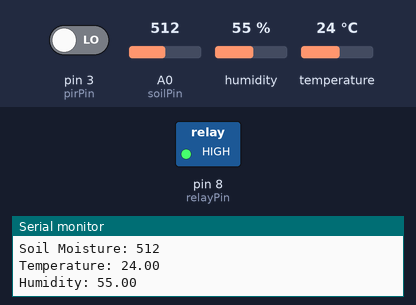
Bench run of a sketch on a simulated Arduino Uno, built with avr-gcc and run on an emulated ATmega328P. On the bench: switched loads named in the sketch (green lamp = pin HIGH), the last lines printed to the serial monitor. Inputs (shaded band) come from the test bench; at power-on: A0 (soilPin) = 512, pin 3 (pirPin) LOW, humidity 55 %, temperature 24 °C.

Above: at 1.2 s.
1.3 s: A0 (soilPin) set to 633
3.4 s: A0 (soilPin) set to 664
At 5.3 s:
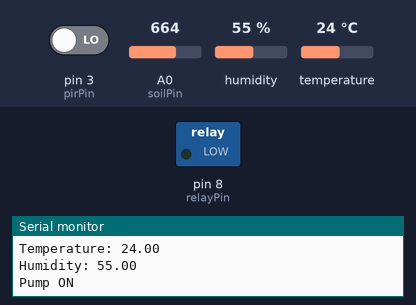
Timing chart, 0 to 6.8 s (numbered marks = the images above; inputs shaded):
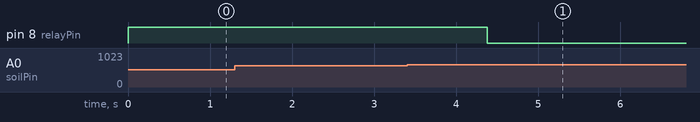

The sketch:

automatic_water_system.ino
```cpp
#include <DHT.h>

#define DHTPIN 2
#define DHTTYPE DHT11

DHT dht(DHTPIN, DHTTYPE);

int soilPin = A0;
int pirPin = 3;
int relayPin = 8;

int dryThreshold = 650;
int wetThreshold = 550;

bool pumpState = false;

void setup() {
  Serial.begin(9600);

  pinMode(soilPin, INPUT);
  pinMode(pirPin, INPUT);
  pinMode(relayPin, OUTPUT);

  digitalWrite(relayPin, HIGH);

  dht.begin();
}

void loop() {

  int total = 0;
  for (int i = 0; i < 10; i++) {
    total += analogRead(soilPin);
    delay(10);
  }

  int soilValue = total / 10;

  int motion = digitalRead(pirPin);

  float temperature = dht.readTemperature();
  float humidity = dht.readHumidity();

  Serial.print("Soil Moisture: ");
  Serial.println(soilValue);

  Serial.print("Temperature: ");
  Serial.println(temperature);

  Serial.print("Humidity: ");
  Serial.println(humidity);

  if (!pumpState && soilValue > dryThreshold) {
    digitalWrite(relayPin, LOW);
    pumpState = true;
    Serial.println("Pump ON");
  }

  if (pumpState && soilValue < wetThreshold) {
    digitalWrite(relayPin, HIGH);
    pumpState = false;
    Serial.println("Pump OFF");
  }

  delay(2000);
}
```

Measured:
- the behaviour switches between 650 and 651 on A0 (soilPin) (found by bisection; images 0 and 1)
- after the input at 3.4 s, pin 8 (relayPin): HIGH → LOW after 0.98 s
